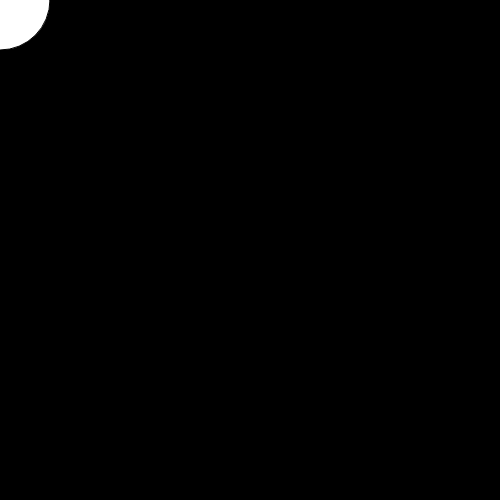
Frame 1 (no input)
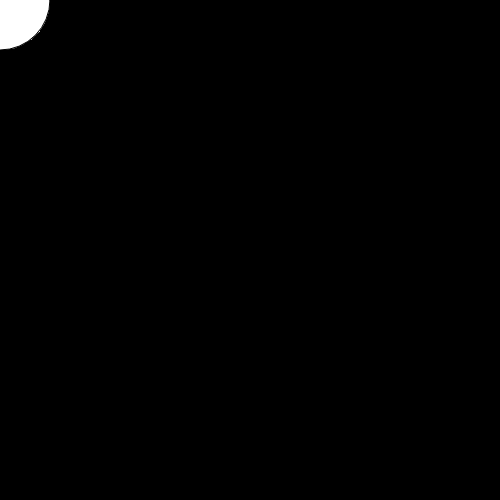
Frame 60 (no input)
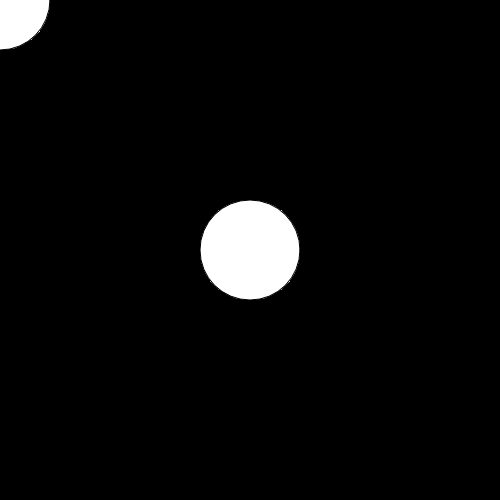
Frame 120 (the mouse pressed at the canvas centre since frame 60)

The p5.js sketch that drew these frames (run headless with seeded random() and noise() and a simulated clock; from frame 60 on, the mouse is pressed at the canvas centre):

// p5.js sketch
// ── sketch.js
function setup() { // Execute first
    createCanvas(500, 500);
    background(0, 0, 0);
 
}

function draw(){ // Draw loop, Infinite

    //mouseX & mouseY are pre-defined
    ellipse(mouseX, mouseY, 100, 100);
}

function mouseClicked(){
        //p5 has its own function for generating random#
        let xPos = random(0, 500);
        let yPos = random(0, 500);
    
        let r = random(0, 255);
        let g = random(0, 255);
        let b = random(0, 255);

        fill(r,g,b);
    
}
